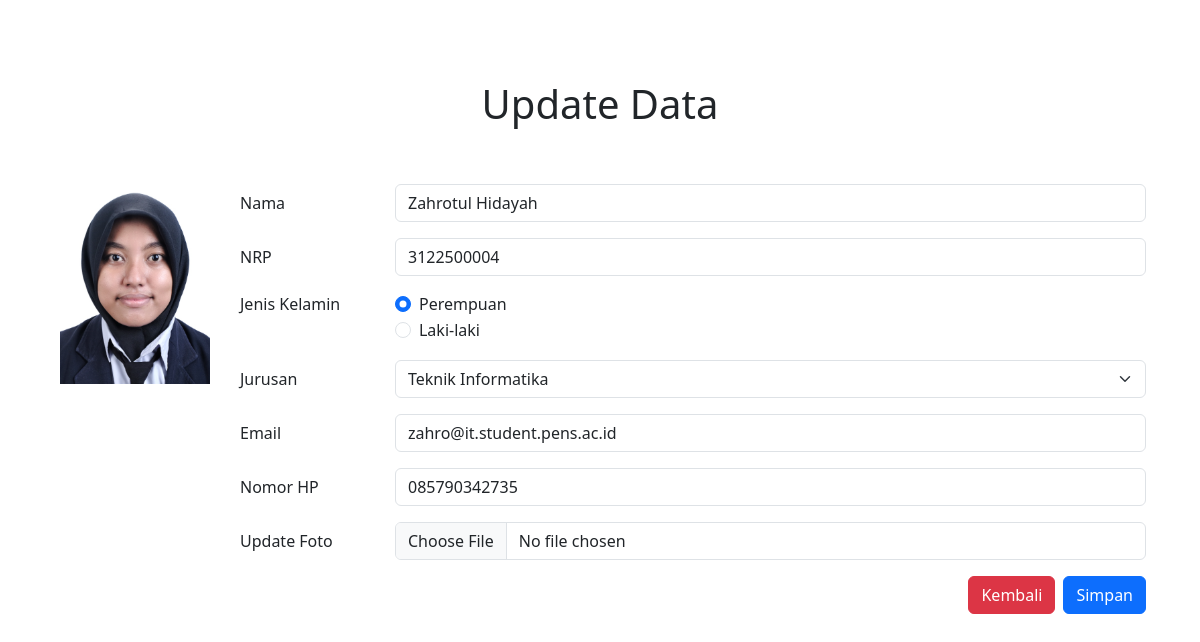
The page /update.php?id=8 (signed in) on the database its author committed.
### tables this page shows
CREATE TABLE `mahasiswa` (
  `nrp` varchar(20) NOT NULL,
  `nama` varchar(255) NOT NULL,
  `jenis_kelamin` varchar(10) NOT NULL,
  `jurusan` varchar(100) NOT NULL,
  `email` varchar(100) NOT NULL,
  `no_hp` varchar(100) NOT NULL,
  `foto` varchar(255) NOT NULL,
  `tipe` varchar(255) NOT NULL,
  `size` varchar(20) NOT NULL,
  `id` int(20) NOT NULL
);

### update.php (the view, shortened to what this page needs)
<?php
include 'koneksi.php';
$id = $_GET['id'];
$data = mysqli_query($conn, "SELECT * FROM mahasiswa WHERE id='$id'");
$d = mysqli_fetch_array($data);
?>
<!DOCTYPE html>
<html lang="en">
<head>
    <link href="https://cdn.jsdelivr.net/npm/bootstrap@5.3.0-alpha3/dist/css/bootstrap.min.css" rel="stylesheet">
</head>
<body>
    <div class="container-lg">
        <h1 align="center" >Update Data</h1><br><br>
        <div class="container">
            <div class="row">
                <div class="col text-center" >
                    <img width="150px" height="200px" src="<?php echo "Photo/".$d['foto']; ?>"><br><br>
                </div>
                <div class="col-sm-10">
                    <form action="" enctype="multipart/form-data" method="post">
                        <div class="row mb-3">
                            <label  class="col-sm-2 col-form-label">Nama</label>
                            <div class="col-sm-10">
                                <input type="text" name="nama" value="<?php echo $d['nama']; ?>" class="form-control" >
                            </div>
                        </div>
                        <div class="row mb-3">
                            <label class="col-sm-2 col-form-label">NRP</label>
                            <div class="col-sm-10">
                                <input type="text" name="nrp" value="<?php echo $d['nrp']; ?>" class="form-control">
                            </div>
                        </div>
                        <fieldset class="row mb-3">
                            <legend class="col-form-label col-sm-2 pt-0">Jenis Kelamin</legend>
                            <div class="col-sm-10">
                                <div class="form-check">
                                    <input class="form-check-input" type="radio" name="jenis_kelamin" value="Perempuan" <?php if ($d['jenis_kelamin'] == 'Perempuan') echo 'checked'; ?> id="gridRadios1" >
                                    <label class="form-check-label" for="gridRadios1">Perempuan</label>
                                </div>
                                <div class="form-check">
                                    <input class="form-check-input" type="radio" name="jenis_kelamin" value="Laki-laki" <?php if ($d['jenis_kelamin'] == 'Laki-laki') echo 'checked'; ?> id="gridRadios2" >
                                    <label class="form-check-label" for="gridRadios2">
                                        Laki-laki
                                    </label>
                                </div>
                            </div>
                        </fieldset>
                        <div class="row mb-3">
                            <label class="col-sm-2 col-form-label">Jurusan</label>
                            <div class="col-sm-10">
                                <select class="form-select" name="jurusan" >
                                    <option  value="Teknik Informatika" <?php if ($d['jurusan'] == 'Teknik Informatika') echo 'selected'; ?>>Teknik Informatika</option>
                                </select>
                            </div>
                        </div>
                        <div class="row mb-3">
                            <label  class="col-sm-2 col-form-label">Email</label>
                            <div class="col-sm-10">
                                <input type="text" name="email" value="<?php echo $d['email']; ?>"  class="form-control" >
                            </div>
                        </div>
                        <div class="row mb-3">
                            <label class="col-sm-2 col-form-label">Nomor HP</label>
                            <div class="col-sm-10">
                                <input type="text" name="no_hp" value="<?php echo $d['no_hp']; ?>"  class="form-control" >
                            </div>
                        </div>
                        <div class="row mb-3">
                            <label class="col-sm-2 col-form-label">Update Foto</label>
                            <div class="col-sm-10">
                                <input type="file" name="photo" class="form-control" >
                            </div>
                        </div>
                        <div class="d-grid gap-2 d-md-flex justify-content-md-end">
                            <a class="btn btn-danger" href="tampilan.php" role="button">Kembali</a>
                            <button type="submit" name="submit" class="btn btn-primary">Simpan</button>
                        </div>
                    </form>
                </div>
            </div>
        </div>
    </div>
</body>
</html>

### update.php (style rules this page uses)
.container-lg { padding-top: 80px; }

### rows shown on the page
mahasiswa: foto (picture), nama "Zahrotul Hidayah", nrp "3122500004", jenis_kelamin "☑ Perempuan", jenis_kelamin "☐ Laki-laki", jurusan "Teknik Informatika", email "zahro@it.student.pens.ac.id", no_hp "085790342735"
